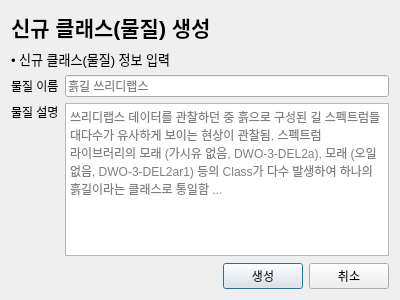
<?xml version="1.0" encoding="UTF-8"?>
<ui version="4.0">
 <class>NewClassDialog</class>
 <widget class="QDialog" name="NewClassDialog">
  <property name="geometry">
   <rect>
    <x>0</x>
    <y>0</y>
    <width>400</width>
    <height>300</height>
   </rect>
  </property>
  <property name="windowTitle">
   <string>신규 클래스 생성</string>
  </property>
  <layout class="QVBoxLayout" name="verticalLayout_2">
   <item>
    <widget class="QLabel" name="label_title">
     <property name="font">
      <font>
       <pointsize>16</pointsize>
       <weight>75</weight>
       <bold>true</bold>
      </font>
     </property>
     <property name="text">
      <string>신규 클래스(물질) 생성</string>
     </property>
    </widget>
   </item>
   <item>
    <widget class="QLabel" name="label_subtitle">
     <property name="font">
      <font>
       <pointsize>10</pointsize>
      </font>
     </property>
     <property name="text">
      <string>• 신규 클래스(물질) 정보 입력</string>
     </property>
     <property name="margin">
      <number>5</number>
     </property>
    </widget>
   </item>
   <item>
    <layout class="QFormLayout" name="formLayout">
     <item row="0" column="0">
      <widget class="QLabel" name="label_name">
       <property name="text">
        <string>물질 이름</string>
       </property>
      </widget>
     </item>
     <item row="0" column="1">
      <widget class="QLineEdit" name="lineEdit_name">
       <property name="placeholderText">
        <string>흙길 쓰리디랩스</string>
       </property>
      </widget>
     </item>
     <item row="1" column="0">
      <widget class="QLabel" name="label_description">
       <property name="text">
        <string>물질 설명</string>
       </property>
       <property name="alignment">
        <set>Qt::AlignLeading|Qt::AlignLeft|Qt::AlignTop</set>
       </property>
      </widget>
     </item>
     <item row="1" column="1">
      <widget class="QTextEdit" name="textEdit_description">
       <property name="placeholderText">
        <string>쓰리디랩스 데이터를 관찰하던 중 흙으로 구성된 길 스펙트럼들 대다수가 유사하게 보이는 현상이 관찰됨. 스펙트럼 라이브러리의 모래 (가시유 없음, DWO-3-DEL2a), 모래 (오일 없음, DWO-3-DEL2ar1) 등의 Class가 다수 발생하여 하나의 흙길이라는 클래스로 통일함 ...</string>
       </property>
      </widget>
     </item>
    </layout>
   </item>
   <item>
    <spacer name="verticalSpacer">
     <property name="orientation">
      <enum>Qt::Vertical</enum>
     </property>
     <property name="sizeHint" stdset="0">
      <size>
       <width>20</width>
       <height>40</height>
      </size>
     </property>
    </spacer>
   </item>
   <item>
    <layout class="QHBoxLayout" name="horizontalLayout">
     <item>
      <spacer name="horizontalSpacer">
       <property name="orientation">
        <enum>Qt::Horizontal</enum>
       </property>
       <property name="sizeHint" stdset="0">
        <size>
         <width>40</width>
         <height>20</height>
        </size>
       </property>
      </spacer>
     </item>
     <item>
      <widget class="QPushButton" name="pushButton_create">
       <property name="text">
        <string>생성</string>
       </property>
       <property name="default">
        <bool>true</bool>
       </property>
      </widget>
     </item>
     <item>
      <widget class="QPushButton" name="pushButton_cancel">
       <property name="text">
        <string>취소</string>
       </property>
      </widget>
     </item>
    </layout>
   </item>
  </layout>
 </widget>
 <resources/>
 <connections>
  <connection>
   <sender>pushButton_cancel</sender>
   <signal>clicked()</signal>
   <receiver>NewClassDialog</receiver>
   <slot>reject()</slot>
   <hints>
    <hint type="sourcelabel">
     <x>352</x>
     <y>270</y>
    </hint>
    <hint type="destinationlabel">
     <x>199</x>
     <y>149</y>
    </hint>
   </hints>
  </connection>
  <connection>
   <sender>pushButton_create</sender>
   <signal>clicked()</signal>
   <receiver>NewClassDialog</receiver>
   <slot>accept()</slot>
   <hints>
    <hint type="sourcelabel">
     <x>271</x>
     <y>270</y>
    </hint>
    <hint type="destinationlabel">
     <x>199</x>
     <y>149</y>
    </hint>
   </hints>
  </connection>
 </connections>
</ui>
